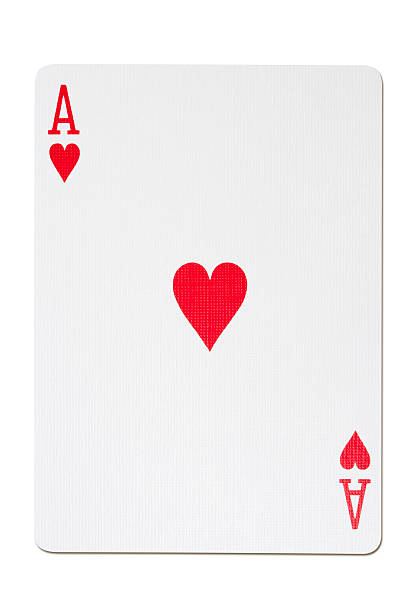
#> input picture datasets/card.jpg, 408 x 612 px, found by its file name
$ jupyter execute nonMaximumSuppression.ipynb   (shell and % lines are left out)
#> lines starting #> are read from the running program, lines starting #| are printed output that depends on the picture; after the words box and inside, x2 and y2 are one past the last pixel; in counts of white or black regions, pixels touching at a corner belong together
<a href="https://colab.research.google.com/github/naenumtou/statisticalModel/blob/main/nonMaximumSuppression.ipynb" target="_parent"></a>

[cell 1]
# Import libraries
import urllib.request
import numpy as np
import cv2
import matplotlib.pyplot as plt

[cell 2]
# Read card image from URL
urlCard = 'https://raw.githubusercontent.com/naenumtou/statisticalModel/main/datasets/card.jpg'

resp = urllib.request.urlopen(urlCard).read()
imageCard = np.asarray(
    bytearray(resp),
    dtype = 'uint8'
)
imageCard = cv2.imdecode(imageCard, cv2.IMREAD_COLOR)
#> imageCard is the input picture: shape (612, 408, 3); mean B, G, R 239.1, 238.2, 244.2
plt.figure(figsize = (10, 6))
plt.imshow(imageCard[:, :, ::-1])
plt.axis('off')
plt.show()

[cell 3]
# Read card target from URL
urlTarget = 'https://raw.githubusercontent.com/naenumtou/statisticalModel/main/datasets/targetCard.jpg'

resp = urllib.request.urlopen(urlTarget).read()
imageTarget = np.asarray(
    bytearray(resp),
    dtype = 'uint8'
)
imageTarget = cv2.imdecode(imageTarget, cv2.IMREAD_COLOR)
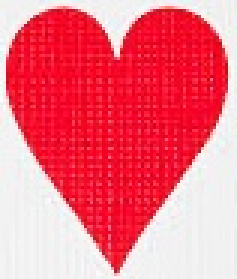
#> input picture datasets/targetCard.jpg, 79 x 93 px, found by its file name (shown 3 times larger)
#> imageTarget is the input picture: shape (93, 79, 3); mean B, G, R 129.2, 112.7, 240.8
plt.figure(figsize = (10, 6))
plt.imshow(imageTarget[:, :, ::-1])
plt.axis('off')
plt.show()

[cell 4]
# Using template matching to find target
imgGray = cv2.cvtColor(imageCard, cv2.COLOR_BGR2GRAY)
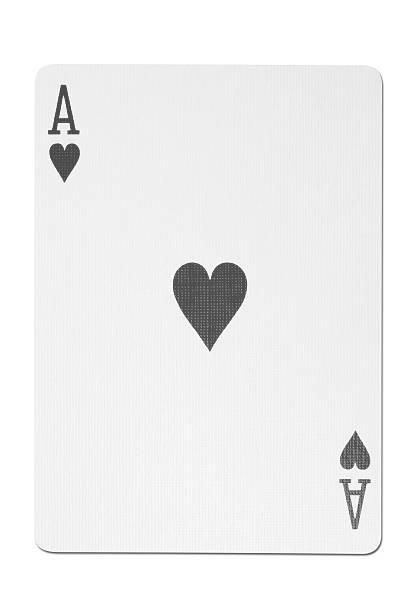
#> imgGray: shape (612, 408); min 54, max 255, mean 240.1
targetGray = cv2.cvtColor(imageTarget, cv2.COLOR_BGR2GRAY)
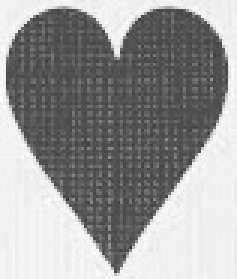
#> targetGray: shape (93, 79) (shown 3 times larger); min 53, max 255, mean 152.9

corr = cv2.matchTemplate(
    imgGray,
    targetGray,
    cv2.TM_CCOEFF_NORMED
)
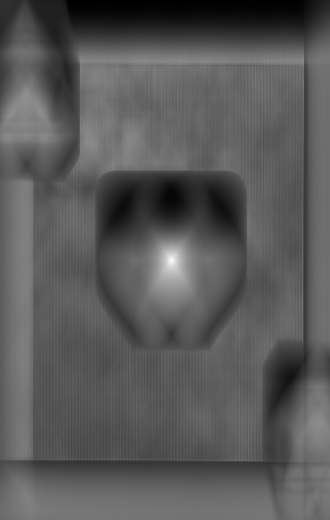
#> corr: shape (520, 330) float32; min -0.492, max 0.998, mean 0.0302; drawn with min black and max white

plt.figure(figsize = (10, 6))
plt.imshow(corr, cmap = 'winter')
plt.axis('off')
plt.show()

[cell 5]
# Define function to find the box
def boxFinding(image, target, threshold):
#> called with threshold = 0.75
  h, w = target.shape[0], target.shape[1] #Height and width of target
#> h = 93; w = 79
  # To gray scale
  imgGray = cv2.cvtColor(image, cv2.COLOR_BGR2GRAY)
  targetGray = cv2.cvtColor(target, cv2.COLOR_BGR2GRAY)
  # Matching the correlation
  corr = cv2.matchTemplate(
      imgGray,
      targetGray,
      cv2.TM_CCOEFF_NORMED
  )
  (y1, x1) = np.where(corr >= threshold) #Correlation above threshold
#> y1 = 102 values from 254 to 267; x1 = 102 values, max 175 at index 24, min 167 at index 16, mean 171
  # Create empty box
  boxes = np.zeros((len(y1), 4)) #4 means (x, y, h, w)
#> boxes = 102 rows, first 6: [0, 0, 0, 0], [0, 0, 0, 0], [0, 0, 0, 0], [0, 0, 0, 0], [0, 0, 0, 0], [0, 0, 0, 0]
  x2 = x1 + w
#> x2 = 102 values, max 254 at index 24, min 246 at index 16, mean 250
  y2 = y1 + h
#> y2 = 102 values from 347 to 360
  # Fill the box
  boxes[:, 0] = x1
  boxes[:, 1] = y1
  boxes[:, 2] = x2
  boxes[:, 3] = y2
  return boxes.astype(int)

[cell 6]
# Box finding
boxesTarget = boxFinding(imageCard, imageTarget, 0.75)
#> boxesTarget = 102 rows, first 6: [171, 254, 250, 347], [172, 254, 251, 347], [168, 255, 247, 348], [169, 255, 248, 348], [170, 255, 249, 348], [171, 255, 250, 348]
print(f'Total boxes found: {len(boxesTarget)}')
#| Total boxes found: 102

[cell 7]
# Draw correlation result
imageDraw = imageCard.copy()

plt.figure(figsize = (10, 6))
for box in boxesTarget:
  cv2.rectangle(
      imageDraw,
      (box[0], box[1]),
      (box[2], box[3]),
      (0, 255, 0),
      1
  )
  plt.imshow(imageDraw[:, :, ::-1])
  plt.axis('off')
#> this loop made 102 passes
#> box on passes 1 to 12: [171, 254, 250, 347], [172, 254, 251, 347], [168, 255, 247, 348], [169, 255, 248, 348], [170, 255, 249, 348], [171, 255, 250, 348], [172, 255, 251, 348], [173, 255, 252, 348], [174, 255, 253, 348], [168, 256, 247, 349], [169, 256, 248, 349], [170, 256, 249, 349]
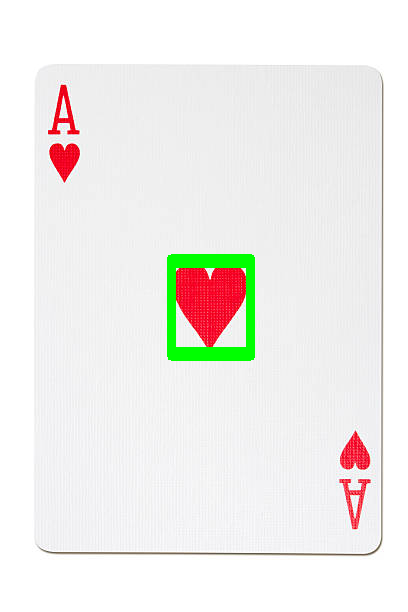
#> imageDraw: shape (612, 408, 3); 1.55% of pixels changed, all inside (x1, y1, x2, y2) = (167, 254, 255, 361)
plt.show()
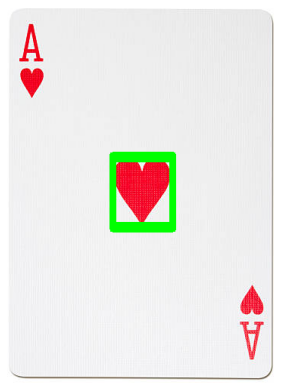
#> figure drawn by matplotlib, 1 panel

[cell 8]
# Define function Non-Maximum Suppression
def nonMaxS(boxes, overlap):
#> called with boxes = array of shape (102, 4), overlap = 0.4
  if len(boxes) == 0:
    return print('Cannot find the object')
  x1 = boxes[:, 0]
  y1 = boxes[:, 1]
#> y1 = 102 values from 254 to 267
  x2 = boxes[:, 2]
  y2 = boxes[:, 3]
#> y2 = 102 values from 347 to 360
  # Find area of the box
  areas = (x2 - x1 + 1) * (y2 - y1 + 1) #+1 for at least 1 pixel
#> areas = 102 values from 7520 to 7520
  indices = np.arange(len(x1)) #Create index range
#> indices = 102 values from 0 to 101
  # Find possible range
  for i, box in enumerate(boxes):
    index = indices[indices != i] #Drop current position
    xx1 = np.maximum(box[0], boxes[index, 0]) #Compare with other position
    yy1 = np.maximum(box[1], boxes[index, 1])
    xx2 = np.minimum(box[2], boxes[index, 2])
    yy2 = np.minimum(box[3], boxes[index, 3]) #Return with condition array
    # Calculate height and width
    w = np.maximum(0, xx2 - xx1 + 1) #+1 for at least 1 pixel
    h = np.maximum(0, yy2 - yy1 + 1)
    # Calculate overlap ratio
    overlapValue = (w * h) / areas[index]
    if np.any(overlapValue) > overlap:
      indices = indices[indices != i] #More than threshold will be eliminated
#> after the loop, indices = [101]
  return boxes[indices][0].astype(int)

[cell 9]
# Find the final box
boxFinal = nonMaxS(boxesTarget, 0.4)
#> boxFinal = [171, 267, 250, 360]
print(f'Final box found with Non-Maximum Suppression: {boxFinal}')
#| Final box found with Non-Maximum Suppression: [171 267 250 360]

[cell 10]
# Draw final result
imageFinal = imageCard.copy()
plt.figure(figsize = (10, 6))
cv2.rectangle(
    imageFinal,
    (boxFinal[0], boxFinal[1]),
    (boxFinal[2], boxFinal[3]),
    (0, 255, 0),
    2
)
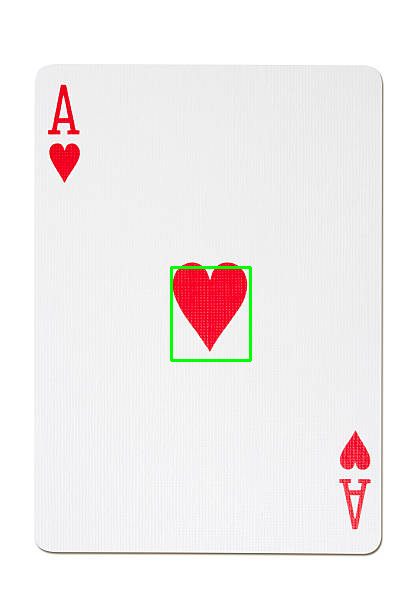
#> imageFinal: shape (612, 408, 3); 0.41% of pixels changed, all inside (x1, y1, x2, y2) = (170, 266, 252, 362)
plt.imshow(imageFinal[:, :, ::-1])
plt.axis('off')
plt.show()
